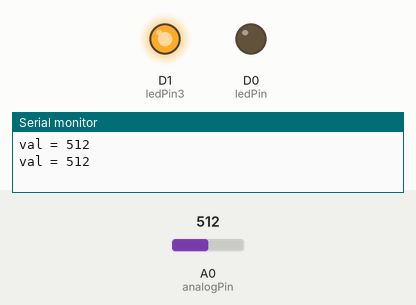
Recording of a sketch running on a simulated ESP8266 (NodeMCU). On the bench: output pins drawn as LEDs (lit = HIGH), the last lines printed to the serial monitor. The test bench sets the inputs (shaded band); at power-on: A0 (analogPin) = 512.

Above: at 1.8 s.
1.9 s: A0 (analogPin) set to 493
At 3.2 s:
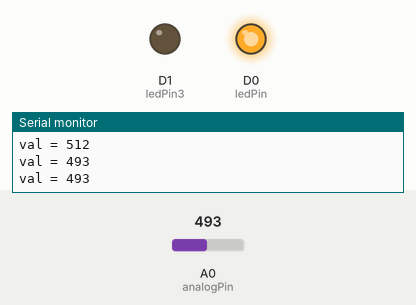
3.5 s: A0 (analogPin) set to 510
At 4.8 s:
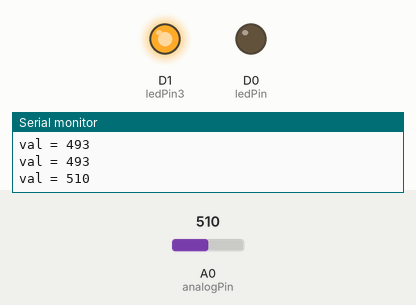
5.5 s: A0 (analogPin) set to 490
At 6.3 s:
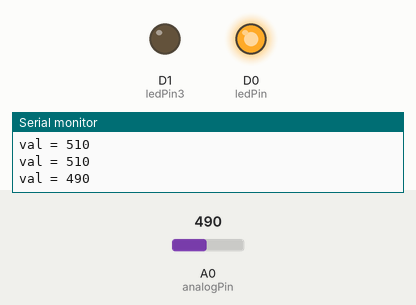
Timing chart, 0 to 8.5 s (numbered marks = the images above; inputs shaded):
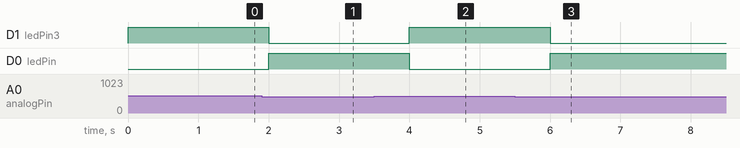

The sketch:

Soil_Moisture_Sensor.ino
```cpp
int ledPin = D0;
int ledPin3 = D1;
int analogPin = A0; //ประกาศตัวแปร ให้ analogPin แทนขา analog ขาที่5
int val = 0;
void setup() {
  pinMode(ledPin, OUTPUT);  // sets the pin as output
  pinMode(ledPin3, OUTPUT);  // sets the pin as output
  Serial.begin(9600);
}

void loop() {
  val = analogRead(analogPin);  //อ่านค่าสัญญาณ analog ขา5 ที่ต่อกับ Soil Moisture Sensor Module v1
  Serial.print("val = "); // พิมพ์ข้อมความส่งเข้าคอมพิวเตอร์ "val = "
  Serial.println(val); // พิมพ์ค่าของตัวแปร val
  if (val > 500) {
    digitalWrite(ledPin, LOW); // สั่งให้ LED ที่ Pin2 ดับ
    digitalWrite(ledPin3, HIGH); // สั่งให้ LED ที่ Pin3 ติดสว่าง
  }
  else {
    digitalWrite(ledPin, HIGH); // สั่งให้ LED ที่ Pin2 ติดสว่าง
    digitalWrite(ledPin3, LOW); // สั่งให้ LED ที่ Pin3 ดับ
  }
  delay(1000);
}
```

Measured:
- the behaviour switches between 501 and 500 on A0 (analogPin) (found by bisection; images 0 and 1)
- after the input at 1.9 s, D1 (ledPin3): HIGH → LOW after 0.10 s; D0 (ledPin): LOW → HIGH after 0.10 s
- after the input at 3.5 s, D1 (ledPin3): LOW → HIGH after 0.50 s; D0 (ledPin): HIGH → LOW after 0.50 s
- after the input at 5.5 s, D1 (ledPin3): HIGH → LOW after 0.50 s; D0 (ledPin): LOW → HIGH after 0.50 s
